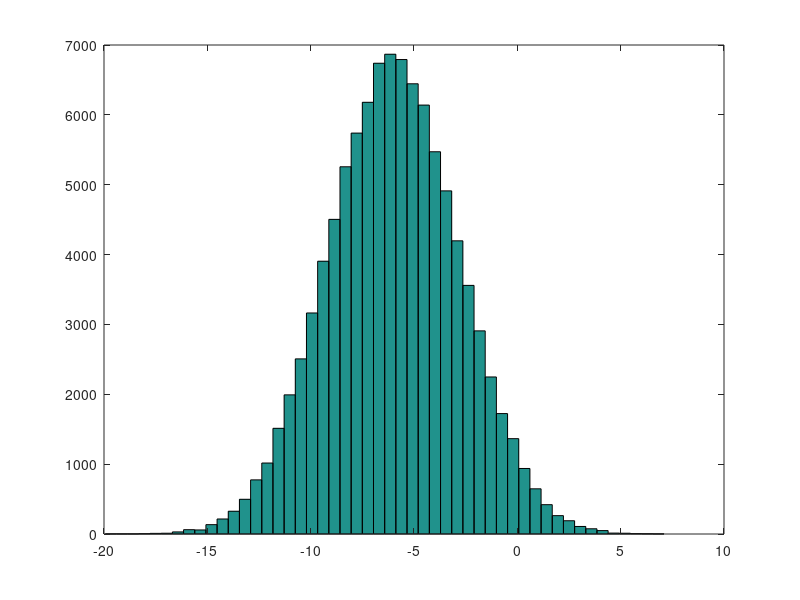

The MATLAB source for this figure:
% Basic operations

% arithmetic operations

5 + 6; % addition
3 - 2; % subtraction
5 * 8; % multiplication
1 / 2; % division
2 ^ 6; % exponentiation

% logic operations

1 == 2; % test for equality, evaluates to false
1 ~= 2; % not equals
1 && 0; % logical AND
1 || 0; % logical OR
xor(1,0) % logical XOR

% changing prompt in Octave (won't work in MATLAB)
PS1('>> ');

a = 3 % will output to console
a = 3; % semi colon suppresses output

% constants
a = pi;

disp(a); % diplays a value

% sprintf is uses C style formatting
disp(sprintf('2 decimals: %0.2f', a));
disp(sprintf('6 decimals: %0.6f', a));

% change output formatting
format long
format short

% Matrices

A = [1 2; 3 4; 5 6]; % creates 3x2 a matrix
V = [1 2 3]; % creates row vector (1x3 matrix)
V = [1;2;3]; % creates a column vector (3x1 matrix)

v = 1:0.1:2; % generates a row vector with elements as start:increment:end
v = 1:6; % default increment is 1 will generate [1 2 3 4 5 6]

C = ones(2, 3); % creates a 2x3 matrix initialized with ones
w = zeros(1, 3); % creates a 1x3 matrix initialized with zeros
r = rand(3, 3); % creates a 3x3 matrix initialized with uniformtly
                % distributed numbers between 0 and 1
e = eye(3,3) % creates a 3x3 identity matrix
g = randn(2, 3); % sames as rand but numbers are normally distributed

% miscellaneous

w = -6 + sqrt(10) * randn(1, 100000);
hist(w) % visualizing the histogram plot of w
hist(w,50) % change bucket size

% using help
% help documentation for any command can be done by typing help <command>

help
help eye









